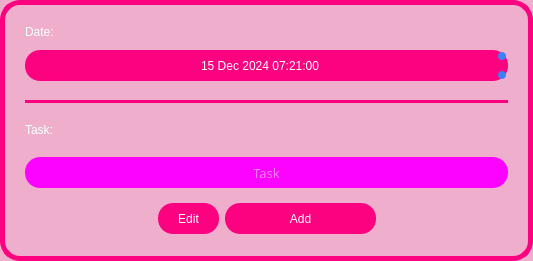
               <widget class="QFrame" name="frame_13">
                <property name="sizePolicy">
                 <sizepolicy hsizetype="Expanding" vsizetype="Expanding">
                  <horstretch>0</horstretch>
                  <verstretch>0</verstretch>
                 </sizepolicy>
                </property>
                <property name="minimumSize">
                 <size>
                  <width>391</width>
                  <height>261</height>
                 </size>
                </property>
                <property name="maximumSize">
                 <size>
                  <width>16777215</width>
                  <height>16777215</height>
                 </size>
                </property>
                <property name="styleSheet">
                 <string notr="true">background-color: rgb(238, 174, 204);
border-radius: 20px;
border: 5px solid  rgb(252, 2, 128);
</string>
                </property>
                <property name="frameShape">
                 <enum>QFrame::StyledPanel</enum>
                </property>
                <property name="frameShadow">
                 <enum>QFrame::Raised</enum>
                </property>
                <layout class="QGridLayout" name="gridLayout_13">
                 <item row="0" column="0" rowspan="2" colspan="6">
                  <widget class="QFrame" name="frame_15">
                   <property name="minimumSize">
                    <size>
                     <width>341</width>
                     <height>171</height>
                    </size>
                   </property>
                   <property name="styleSheet">
                    <string notr="true">border: none;</string>
                   </property>
                   <property name="frameShape">
                    <enum>QFrame::StyledPanel</enum>
                   </property>
                   <property name="frameShadow">
                    <enum>QFrame::Raised</enum>
                   </property>
                   <layout class="QGridLayout" name="gridLayout_10">
                    <item row="0" column="0">
                     <widget class="QLabel" name="label_3">
                      <property name="sizePolicy">
                       <sizepolicy hsizetype="Fixed" vsizetype="Fixed">
                        <horstretch>0</horstretch>
                        <verstretch>0</verstretch>
                       </sizepolicy>
                      </property>
                      <property name="styleSheet">
                       <string notr="true">border: none;
font: 87 8pt &quot;Arial Black&quot;;
color: rgb(255, 255, 255);</string>
                      </property>
                      <property name="text">
                       <string>Date:</string>
                      </property>
                     </widget>
                    </item>
                    <item row="1" column="1">
                     <spacer name="verticalSpacer_23">
                      <property name="orientation">
                       <enum>Qt::Vertical</enum>
                      </property>
                      <property name="sizeType">
                       <enum>QSizePolicy::Fixed</enum>
                      </property>
                      <property name="sizeHint" stdset="0">
                       <size>
                        <width>20</width>
                        <height>5</height>
                       </size>
                      </property>
                     </spacer>
                    </item>
                    <item row="2" column="0" colspan="3">
                     <widget class="QDateTimeEdit" name="sched_datetimeedit">
                      <property name="minimumSize">
                       <size>
                        <width>31</width>
                        <height>31</height>
                       </size>
                      </property>
                      <property name="styleSheet">
                       <string notr="true">/* General QDateEdit styling */
QDateTimeEdit {
    background-color: rgb(252, 2, 128);
	color: rgb(255, 255, 255);
    border-radius: 15px; /* Rounded corners */
    padding: 5px 10px; /* Inner padding */
	font: 12pt &quot;Arial&quot;;
}

/* Arrow buttons for spin up/down */
QDateTimeEdit::up-button, QDateTimeEdit::down-button {
    border: none; /* Remove button borders */
    background-color: #3B82F6; /* Highlighted blue background */
    border-radius: 4px; /* Rounded arrow buttons */
    width: 8px; /* Set size */
    height: 8px;
    margin: 2px; /* Spacing */
}

QDateTimeEdit::up-button:hover, QDateTimeEdit::down-button:hover {
    background-color: #4C8EF7; /* Lighter blue on hover */
}

/* Default arrows for up and down */
QDateTimeEdit::up-arrow, QDateTimeEdit::down-arrow {
    width: 10px;
    height: 10px;
}

/* Disabled state for date input */
QDateTimeEdit:disabled {
    background-color: #444B56; /* Darker gray */
    color: #888888; /* Dimmed text */
    border: 1px solid #555555;
}
</string>
                      </property>
                      <property name="alignment">
                       <set>Qt::AlignCenter</set>
                      </property>
                      <property name="date">
                       <date>
                        <year>2024</year>
                        <month>12</month>
                        <day>15</day>
                       </date>
                      </property>
                      <property name="time">
                       <time>
                        <hour>7</hour>
                        <minute>21</minute>
                        <second>0</second>
                       </time>
                      </property>
                     </widget>
                    </item>
                    <item row="3" column="2">
                     <spacer name="verticalSpacer_25">
                      <property name="orientation">
                       <enum>Qt::Vertical</enum>
                      </property>
                      <property name="sizeType">
                       <enum>QSizePolicy::Fixed</enum>
                      </property>
                      <property name="sizeHint" stdset="0">
                       <size>
                        <width>20</width>
                        <height>13</height>
                       </size>
                      </property>
                     </spacer>
                    </item>
                    <item row="4" column="0" colspan="3">
                     <widget class="Line" name="line_3">
                      <property name="styleSheet">
                       <string notr="true">border: 5px solid rgb(252, 2, 128);</string>
                      </property>
                      <property name="orientation">
                       <enum>Qt::Horizontal</enum>
                      </property>
                     </widget>
                    </item>
                    <item row="5" column="0">
                     <widget class="QLabel" name="label_4">
                      <property name="styleSheet">
                       <string notr="true">border: none;
font: 87 8pt &quot;Arial Black&quot;;
color: rgb(255, 255, 255);</string>
                      </property>
                      <property name="text">
                       <string>Task:</string>
                      </property>
                     </widget>
                    </item>
                    <item row="5" column="2">
                     <spacer name="verticalSpacer_24">
                      <property name="orientation">
                       <enum>Qt::Vertical</enum>
                      </property>
                      <property name="sizeType">
                       <enum>QSizePolicy::Fixed</enum>
                      </property>
                      <property name="sizeHint" stdset="0">
                       <size>
                        <width>20</width>
                        <height>6</height>
                       </size>
                      </property>
                     </spacer>
                    </item>
                    <item row="6" column="0" colspan="3">
                     <widget class="QLineEdit" name="sched_task_box">
                      <property name="minimumSize">
                       <size>
                        <width>0</width>
                        <height>31</height>
                       </size>
                      </property>
                      <property name="font">
                       <font>
                        <family>Arial Black</family>
                        <pointsize>10</pointsize>
                        <weight>10</weight>
                        <italic>false</italic>
                        <bold>false</bold>
                       </font>
                      </property>
                      <property name="styleSheet">
                       <string notr="true">
background-color: rgb(252, 2, 255);
font: 87 10pt &quot;Arial Black&quot;;
color: rgb(255, 255, 255);
border-radius: 15px;
border: none;</string>
                      </property>
                      <property name="alignment">
                       <set>Qt::AlignCenter</set>
                      </property>
                      <property name="placeholderText">
                       <string>Task</string>
                      </property>
                     </widget>
                    </item>
                   </layout>
                  </widget>
                 </item>
                 <item row="1" column="2">
                  <spacer name="verticalSpacer_22">
                   <property name="orientation">
                    <enum>Qt::Vertical</enum>
                   </property>
                   <property name="sizeType">
                    <enum>QSizePolicy::Fixed</enum>
                   </property>
                   <property name="sizeHint" stdset="0">
                    <size>
                     <width>20</width>
                     <height>5</height>
                    </size>
                   </property>
                  </spacer>
                 </item>
                 <item row="1" column="4">
                  <spacer name="verticalSpacer_34">
                   <property name="orientation">
                    <enum>Qt::Vertical</enum>
                   </property>
                   <property name="sizeType">
                    <enum>QSizePolicy::Fixed</enum>
                   </property>
                   <property name="sizeHint" stdset="0">
                    <size>
                     <width>20</width>
                     <height>5</height>
                    </size>
                   </property>
                  </spacer>
                 </item>
                 <item row="2" column="0">
                  <spacer name="horizontalSpacer_25">
                   <property name="orientation">
                    <enum>Qt::Horizontal</enum>
                   </property>
                   <property name="sizeHint" stdset="0">
                    <size>
                     <width>95</width>
                     <height>20</height>
                    </size>
                   </property>
                  </spacer>
                 </item>
                 <item row="2" column="1" colspan="2">
                  <widget class="QPushButton" name="sched_edit_btn">
                   <property name="sizePolicy">
                    <sizepolicy hsizetype="Fixed" vsizetype="Fixed">
                     <horstretch>0</horstretch>
                     <verstretch>0</verstretch>
                    </sizepolicy>
                   </property>
                   <property name="minimumSize">
                    <size>
                     <width>61</width>
                     <height>31</height>
                    </size>
                   </property>
                   <property name="styleSheet">
                    <string notr="true">QPushButton {
background-color: rgb(252, 2, 128);
color: rgb(255, 255, 255);
border-radius: 15px;
border: none;
font: 87 10pt &quot;Arial Black&quot;;
}

QPushButton:hover {
background-color: rgb(253, 102, 102);
color: rgb(255, 255, 255);
border-radius: 15px;
border: none;
}

QPushButton:pressed {
background-color: rgb(44, 146, 255);
}
</string>
                   </property>
                   <property name="text">
                    <string>Edit</string>
                   </property>
                  </widget>
                 </item>
                 <item row="2" column="3" colspan="2">
                  <widget class="QPushButton" name="sched_add_btn">
                   <property name="sizePolicy">
                    <sizepolicy hsizetype="Expanding" vsizetype="Fixed">
                     <horstretch>0</horstretch>
                     <verstretch>0</verstretch>
                    </sizepolicy>
                   </property>
                   <property name="minimumSize">
                    <size>
                     <width>151</width>
                     <height>31</height>
                    </size>
                   </property>
                   <property name="styleSheet">
                    <string notr="true">QPushButton {
background-color: rgb(252, 2, 128);
color: rgb(255, 255, 255);
border-radius: 15px;
border: none;
font: 87 10pt &quot;Arial Black&quot;;
}

QPushButton:hover {
background-color: rgb(253, 102, 102);
color: rgb(255, 255, 255);
border-radius: 15px;
border: none;
}

QPushButton:pressed {
background-color: rgb(44, 146, 255);
}
</string>
                   </property>
                   <property name="text">
                    <string>Add</string>
                   </property>
                  </widget>
                 </item>
                 <item row="2" column="5">
                  <spacer name="horizontalSpacer_26">
                   <property name="orientation">
                    <enum>Qt::Horizontal</enum>
                   </property>
                   <property name="sizeHint" stdset="0">
                    <size>
                     <width>95</width>
                     <height>20</height>
                    </size>
                   </property>
                  </spacer>
                 </item>
                 <item row="3" column="2">
                  <spacer name="verticalSpacer_26">
                   <property name="orientation">
                    <enum>Qt::Vertical</enum>
                   </property>
                   <property name="sizeType">
                    <enum>QSizePolicy::Fixed</enum>
                   </property>
                   <property name="sizeHint" stdset="0">
                    <size>
                     <width>20</width>
                     <height>11</height>
                    </size>
                   </property>
                  </spacer>
                 </item>
                 <item row="3" column="4">
                  <spacer name="verticalSpacer_35">
                   <property name="orientation">
                    <enum>Qt::Vertical</enum>
                   </property>
                   <property name="sizeType">
                    <enum>QSizePolicy::Fixed</enum>
                   </property>
                   <property name="sizeHint" stdset="0">
                    <size>
                     <width>20</width>
                     <height>11</height>
                    </size>
                   </property>
                  </spacer>
                 </item>
                </layout>
               </widget>
